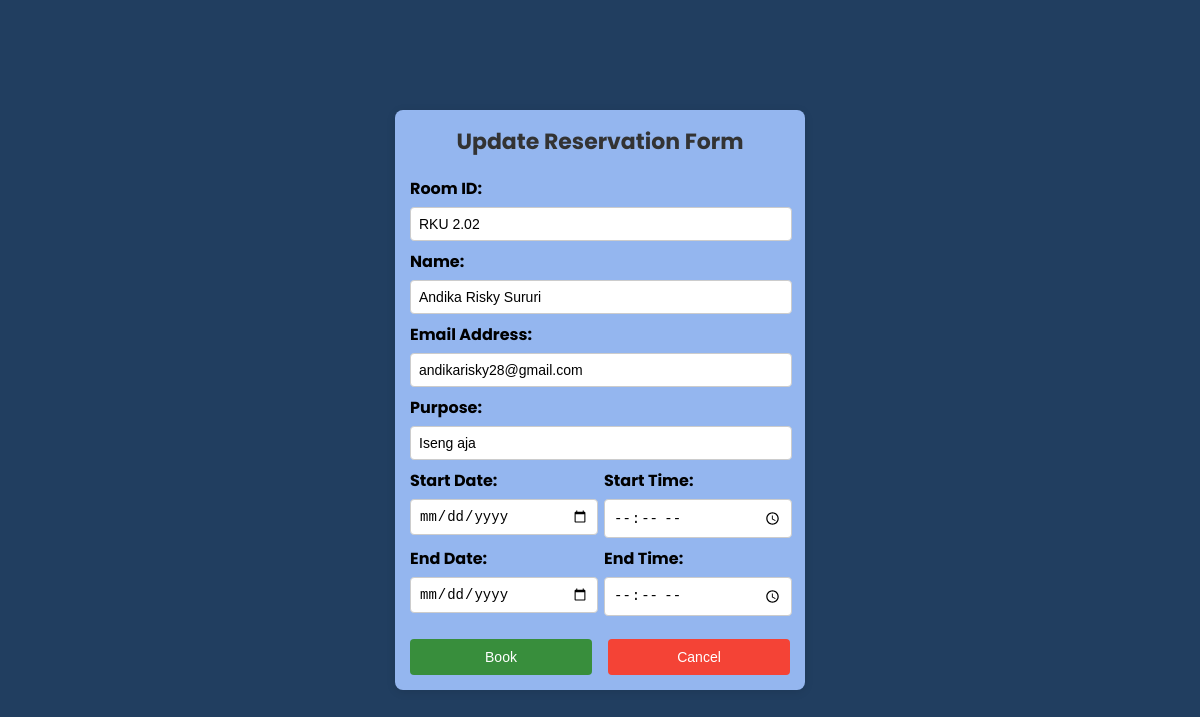
The app's page /History/update/38/ (signed in) with its own data.
### Reservation/models.py (models this page shows, shortened)
class Reservasi(models.Model):
    idRuangan = models.CharField(max_length=200)
    NIM = models.CharField(max_length=200)
    Name = models.CharField(max_length=200)
    Email = models.EmailField()
    Purpose = models.TextField()
    Tanggal_Pengajuan = models.DateTimeField(auto_now_add=True)
    Tanggal_Penggunaan_Mulai = models.DateField()
    Tanggal_Penggunaan_Selesai = models.DateField()
    Waktu_Mulai = models.TimeField()
    Waktu_Selesai = models.TimeField()
    status_choices = [
        ('Kosong', 'Kosong'),
        ('Dalam proses', 'Dalam proses'),
        ('Diterima', 'Diterima'),
        ('Ditolak', 'Ditolak'),
    ]
    status = models.CharField(max_length=20, choices=status_choices, default='Belum diproses')
    Keterangan = models.CharField(max_length=500, default='-')
    Nama_Peminjam= models.CharField(max_length=200)

### History/views.py (the view)
# urls.py: path('update/<int:room_id>/', views.update, name = 'update')
@login_required
def update(request, room_id):
    history = History()
    id, history_update, admins, email_admin, data= history.update(request, room_id)
    if history_update.status == "Belum diproses":
        if request.method == 'POST':
            history_update.Nama_Peminjam =request.POST.get("borrower_name")
            history_update.idRuangan = request.POST.get("reservation_id")
            history_update.Email = request.POST.get("email")
            history_update.Purpose = request.POST.get("purpose")
            history_update.Tanggal_Penggunaan_Mulai= request.POST.get("start_date")
            history_update.Tanggal_Penggunaan_Selesai = request.POST.get("end_date")
            history_update.Waktu_Mulai = request.POST.get("start_time")
            history_update.Waktu_Selesai = request.POST.get("end_time")
            history_update.save()
            send_mail(
                "PERUBAHAN PENGAJUAN RUANGAN",
                f"Atas nama {history_update.Nama_Peminjam} telah merubah pengajuan peminjaman ruangan {history_update.idRuangan}, silahkan dilakukan pengecekkan",
                "ilkom734@gmail.com",
                email_admin,
                fail_silently=False
            )
            messages.success(request, "Reservasi berhasil diubah")
            return redirect('/History/')
        else:
            context = {
                'History': history_update,
                'show_popup': True
            }
            return render(request, 'History/update.html', context)
    else:
        messages.error(request, f'Status anda telah {history_update.status}, Pengajuan tidak bisa diubah')
        return redirect("/History/")

### History/models.py (called while the page is built)
    def update(self, request, room_id):
        id = room_id
        history_update = Reservasi.objects.get(id = room_id)
        admins = User.objects.filter(is_superuser=True)
        email_admin = [admin.email for admin in admins]
        data = {
            'ID Ruangan': history_update.idRuangan,
            'History': history_update,
            'id': id,
        }
        return id, history_update, admins, email_admin, data

### History/templates/History/update.html (shortened to what this page needs)
    {% load static %}
    <!DOCTYPE html>
    <html lang="en">
    <head>
        <link rel="stylesheet" href="https://cdnjs.cloudflare.com/ajax/libs/font-awesome/6.2.1/css/all.min.css">
        <link rel="stylesheet" href="{% static 'css/updateStyle.css' %}">
    </head>
    <body>
        <div class="reserve">
            <div class="popup" id="popup">
                <form method="POST">
                    <h2>Update Reservation Form</h2>
                    <div class="form-container">
                        <label for="reservation_id">Room ID:</label>
                        <input type="text" name="reservation_id" id="reservation_id" value="{{ History.idRuangan }}" required><br>
                        <label for="borrower_name">Name:</label>
                        <input type="text" name="borrower_name" id="borrower_name" value="{{ History.Nama_Peminjam }}" required><br>
                        <label for="email">Email Address:</label>
                        <input type="text" name="email" id="email" value="{{ History.Email }}" required><br>
                        <label for="purpose">Purpose:</label>
                        <input type="text" name="purpose" id="purpose" value="{{ History.Purpose }}" required><br>
                        <div class="datetime-container">
                            <div class="datetime-input">
                                <label for="start_date">Start Date:</label>
                                <input type="date" name="start_date" id="start_date" value="{{ History.Tanggal_Peminjaman_Mulai }}" required>
                            </div>
                            <div class="datetime-input">
                                <label for="start_time">Start Time:</label>
                                <input type="time" name="start_time" id="start_time" value="{{ History.Waktu_Mulai }}" required>
                            </div>
                        </div>
                        <div class="datetime-container">
                            <div class="datetime-input">
                                <label for="end_date">End Date:</label>
                                <input type="date" name="end_date" id="end_date" value="{{ History.Tanggal_Peminjaman_Selesai }}" required>
                            </div>
                            <div class="datetime-input">
                                <label for="end_time">End Time:</label>
                                <input type="time" name="end_time" id="end_time" value="{{ History.Waktu_Selesai }}" required>
                            </div>
                        </div>
                    </div>
                    <div class="popup-button">
                        <button type="submit" class="button-book">Book</button>
                        <button type="button" onclick="location.href='/History/'" class="button-cancel">Cancel</button>
                    </div>
                </form>
            </div>
        </div>
    </body>
    </html>

### static/css/updateStyle.css (style rules this page uses)
body, html { height: 100%; margin: 0; padding: 0; font-family: 'Poppins', sans-serif; background-color: #f5f5f5; }
.reserve { display: flex; justify-content: center; align-items: center; height: 100vh; background: #213E60; }
.popup { background-color: #94B6EF; padding: 15px; border-radius: 8px; box-shadow: 0 2px 10px rgba(0, 0, 0, 0.1); max-width: 380px; width: 100%; height: auto; max-height: calc(100vh - 30px); }
.popup h2 { margin-top: 0; font-size: 22px; text-align: center; color: #333; }
.form-container { margin-bottom: 15px; }
.form-container label { display: block; margin-bottom: 6px; font-weight: bold; }
.form-container input[type="text"], .form-container input[type="email"], .form-container input[type="date"], .form-container input[type="time"], .form-container textarea { width: calc(100% - 16px); padding: 8px; margin-bottom: 8px; border: 1px solid #ccc; border-radius: 4px; font-size: 14px; transition: border-color 0.2s ease; }
.datetime-container { display: grid; grid-template-columns: repeat(2, 1fr); gap: 8px; }
.datetime-input { display: flex; flex-direction: column; }
.popup-button { display: flex; justify-content: space-between; margin-top: 15px; }
.button-book, .button-cancel { padding: 10px 16px; border: none; border-radius: 4px; cursor: pointer; font-size: 14px; transition: background-color 0.3s ease, transform 0.2s ease; width: calc(50% - 8px); }
.button-book { background-color: #388e3c; color: white; }
.button-cancel { background-color: #f44336; color: white; }

### records on screen
Reservasi: reservation_id "RKU 2.02", borrower_name "Andika Risky Sururi", email "andikarisky28@gmail.com", purpose "Iseng aja"
